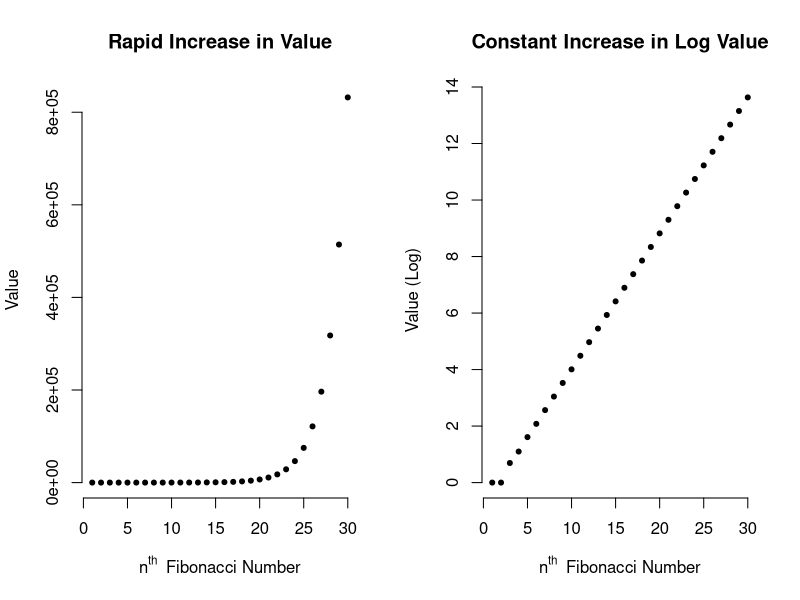

The R source for this figure:
## ---- chunk 1
fib <- function(n) ifelse(n < 2, 1, fib(n-1) + fib(n-2))
## ---- chunk 2
fib_mem <- function(n) {
  cache <- list()
  inside <- function(n) n %in% as.numeric(names(cache))
  
  fib <- function(n) {
    if (n < 2) {
      return(n)
      
    } else if (!(inside(n))) {
      cache[[as.character(n)]] <<- fib(n-1) + fib(n-2)
      
    } 
    cache[[as.character(n)]]
  }
  
  fib(n)
}
## ---- chunk 3
fib_seq <- function(n) {
  num <- rep(1, n)
  
  for (i in seq(3, n)) {
     num[i] <- num[i-1] + num[i-2]
  }
  
  num
}
## ---- chunk 4
num <- fib_seq(30)

par(mfrow = c(1, 2))
plot(
  num, axes = FALSE, pch = 20, col = 'black',
  xlab = expression(n^th ~ ' Fibonacci Number'), ylab = 'Value',
  main = 'Rapid Increase in Value'
)
axis(1)
axis(2)

plot(
  log(num), axes = FALSE, pch = 20, col = 'black',
  xlab = expression(n^th ~ ' Fibonacci Number'), ylab = 'Value (Log)',
  main = 'Constant Increase in Log Value'
)

axis(1)
axis(2)
## ---- chunk 5
lambda1 <- (1 + sqrt(5)) / 2
lambda2 <- (1 - sqrt(5)) / 2

S <- diag(2)
a <- c(-1, .3)
E <- cbind(c(1, lambda1), c(1, lambda2))

solve(E) %*% S %*% a
## ---- chunk 6
D <- diag(c(lambda1, lambda2))
D^10 %*% solve(E) %*% c(0, 1)
## ---- chunk 7
E %*% D^10 %*% solve(E) %*% c(0, 1)
## ---- chunk 8
fib_closed <- function(n) {
  1/sqrt(5) * (((1 + sqrt(5))/2)^n - ((1 - sqrt(5))/2)^n)
}

print(fib_closed(seq(30)))
## ---- chunk 9
fib_golden <- function(n) round(((1 + sqrt(5))/2)^n / sqrt(5))
fib_golden(12)
